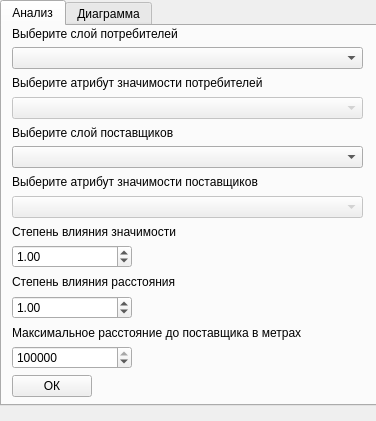
<?xml version="1.0" encoding="UTF-8"?>
<ui version="4.0">
 <class>gravity_model_dockwidget</class>
 <widget class="QDockWidget" name="gravity_model_dockwidget">
  <property name="geometry">
   <rect>
    <x>0</x>
    <y>0</y>
    <width>376</width>
    <height>421</height>
   </rect>
  </property>
  <property name="windowTitle">
   <string>DockWidget</string>
  </property>
  <widget class="QWidget" name="dock_widget_contents">
   <widget class="QTabWidget" name="tab_widget">
    <property name="geometry">
     <rect>
      <x>0</x>
      <y>0</y>
      <width>381</width>
      <height>406</height>
     </rect>
    </property>
    <property name="currentIndex">
     <number>0</number>
    </property>
    <widget class="QWidget" name="analysis_tab">
     <attribute name="title">
      <string>Анализ</string>
     </attribute>
     <widget class="QWidget" name="verticalLayoutWidget">
      <property name="geometry">
       <rect>
        <x>10</x>
        <y>0</y>
        <width>351</width>
        <height>371</height>
       </rect>
      </property>
      <layout class="QVBoxLayout" name="vertical_layout">
       <item>
        <widget class="QLabel" name="label_consumer_layer">
         <property name="text">
          <string>Выберите слой потребителей</string>
         </property>
        </widget>
       </item>
       <item>
        <widget class="QgsMapLayerComboBox" name="cmbox_consumer_layer">
         <property name="maxVisibleItems">
          <number>12</number>
         </property>
         <property name="placeholderText">
          <string>Слой потребителей</string>
         </property>
        </widget>
       </item>
       <item>
        <widget class="QLabel" name="label_consumer_attractiveness_field">
         <property name="text">
          <string>&lt;html&gt;&lt;head/&gt;&lt;body&gt;&lt;p&gt;Выберите атрибут значимости потребителей&lt;/p&gt;&lt;/body&gt;&lt;/html&gt;</string>
         </property>
        </widget>
       </item>
       <item>
        <widget class="QComboBox" name="cmbox_consumer_attractiveness_field">
         <property name="enabled">
          <bool>false</bool>
         </property>
         <property name="minimumSize">
          <size>
           <width>0</width>
           <height>22</height>
          </size>
         </property>
         <property name="contextMenuPolicy">
          <enum>Qt::NoContextMenu</enum>
         </property>
         <property name="placeholderText">
          <string>Атрибут значимости потребителей</string>
         </property>
        </widget>
       </item>
       <item>
        <widget class="QLabel" name="label_site_layer">
         <property name="text">
          <string>Выберите слой поставщиков</string>
         </property>
        </widget>
       </item>
       <item>
        <widget class="QgsMapLayerComboBox" name="cmbox_site_layer">
         <property name="placeholderText">
          <string>Слой поставщиков</string>
         </property>
        </widget>
       </item>
       <item>
        <widget class="QLabel" name="label_site_attractiveness_field">
         <property name="text">
          <string>&lt;html&gt;&lt;head/&gt;&lt;body&gt;&lt;p&gt;Выберите атрибут значимости  поставщиков&lt;/p&gt;&lt;/body&gt;&lt;/html&gt;</string>
         </property>
        </widget>
       </item>
       <item>
        <widget class="QComboBox" name="cmbox_site_attractiveness_field">
         <property name="enabled">
          <bool>false</bool>
         </property>
         <property name="minimumSize">
          <size>
           <width>0</width>
           <height>22</height>
          </size>
         </property>
         <property name="contextMenuPolicy">
          <enum>Qt::NoContextMenu</enum>
         </property>
         <property name="placeholderText">
          <string>Атрибут значимости поставщиков</string>
         </property>
        </widget>
       </item>
       <item>
        <widget class="QLabel" name="label_alpha">
         <property name="text">
          <string>Степень влияния значимости</string>
         </property>
        </widget>
       </item>
       <item>
        <widget class="QDoubleSpinBox" name="spbox_alpha">
         <property name="maximumSize">
          <size>
           <width>120</width>
           <height>16777215</height>
          </size>
         </property>
         <property name="value">
          <double>1.000000000000000</double>
         </property>
        </widget>
       </item>
       <item>
        <widget class="QLabel" name="label_beta">
         <property name="text">
          <string>Степень влияния расстояния</string>
         </property>
        </widget>
       </item>
       <item>
        <widget class="QDoubleSpinBox" name="spbox_beta">
         <property name="maximumSize">
          <size>
           <width>120</width>
           <height>16777215</height>
          </size>
         </property>
         <property name="value">
          <double>1.000000000000000</double>
         </property>
        </widget>
       </item>
       <item>
        <widget class="QLabel" name="label_distance_limit">
         <property name="text">
          <string>Максимальное расстояние до поставщика в метрах</string>
         </property>
        </widget>
       </item>
       <item>
        <widget class="QSpinBox" name="spbox_distance_limit_meters">
         <property name="maximumSize">
          <size>
           <width>120</width>
           <height>16777215</height>
          </size>
         </property>
         <property name="maximum">
          <number>9999999</number>
         </property>
         <property name="value">
          <number>9999999</number>
         </property>
        </widget>
       </item>
       <item>
        <widget class="QPushButton" name="btn_ok">
         <property name="maximumSize">
          <size>
           <width>80</width>
           <height>16777215</height>
          </size>
         </property>
         <property name="text">
          <string>ОК</string>
         </property>
        </widget>
       </item>
      </layout>
     </widget>
    </widget>
    <widget class="QWidget" name="diagram_tab">
     <attribute name="title">
      <string>Диаграмма</string>
     </attribute>
     <widget class="QWidget" name="horizontalLayoutWidget">
      <property name="geometry">
       <rect>
        <x>0</x>
        <y>299</y>
        <width>371</width>
        <height>61</height>
       </rect>
      </property>
      <layout class="QHBoxLayout" name="horizontal_layout">
       <property name="spacing">
        <number>8</number>
       </property>
       <property name="leftMargin">
        <number>0</number>
       </property>
       <property name="rightMargin">
        <number>0</number>
       </property>
       <item>
        <widget class="QLabel" name="label_field">
         <property name="maximumSize">
          <size>
           <width>50</width>
           <height>16777215</height>
          </size>
         </property>
         <property name="text">
          <string>Подписи:</string>
         </property>
        </widget>
       </item>
       <item>
        <widget class="QComboBox" name="cmb_field">
         <property name="maximumSize">
          <size>
           <width>150</width>
           <height>16777215</height>
          </size>
         </property>
        </widget>
       </item>
       <item>
        <widget class="QPushButton" name="btn_export">
         <property name="maximumSize">
          <size>
           <width>120</width>
           <height>16777215</height>
          </size>
         </property>
         <property name="text">
          <string>Экспорт</string>
         </property>
        </widget>
       </item>
      </layout>
     </widget>
     <widget class="QWidget" name="verticalLayoutWidget_2">
      <property name="geometry">
       <rect>
        <x>0</x>
        <y>0</y>
        <width>371</width>
        <height>291</height>
       </rect>
      </property>
      <layout class="QVBoxLayout" name="diagram_layout"/>
     </widget>
    </widget>
   </widget>
  </widget>
 </widget>
 <customwidgets>
  <customwidget>
   <class>QgsMapLayerComboBox</class>
   <extends>QComboBox</extends>
   <header>qgsmaplayercombobox.h</header>
  </customwidget>
 </customwidgets>
 <resources/>
 <connections/>
</ui>
